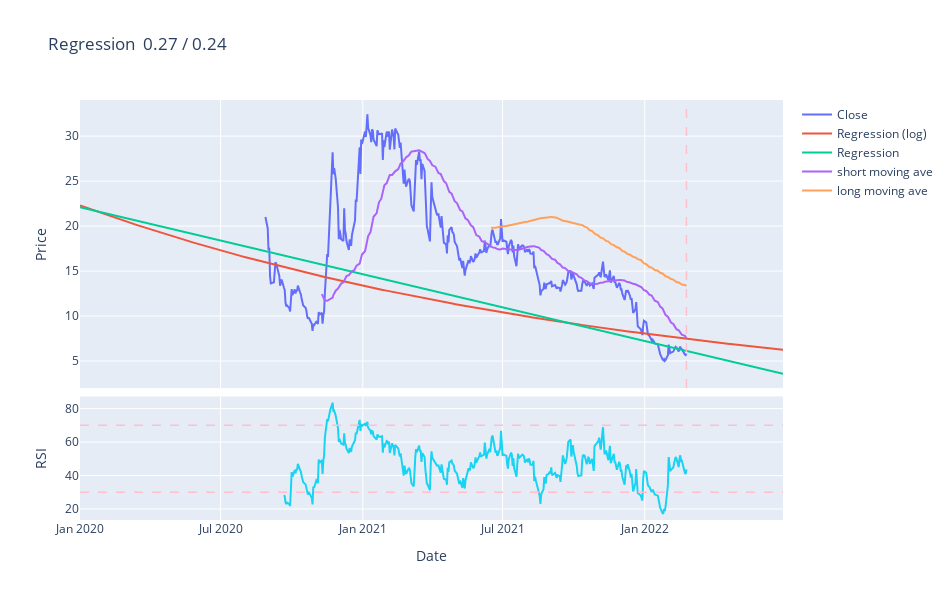

The cell this chart's notebook holds for it:
### Code cell
############### price range ####################
tdy = dt.datetime.today()
stdate = '2020-01-01'
eddate_tr = tdy
eddate_te = tdy

ma_type = 'sma'
preddays = 366  # future for prediction
mapd = (50, 200)  # (short, long) moving average period

# stock prices
stock = yf.Ticker(ticker)
skhist_tr = stock.history(start = stdate, end = eddate_tr).dropna()
skhist_te = stock.history(start = stdate, end = eddate_te).dropna()
skhigh_tr = skhist_tr['High']
sklow_tr = skhist_tr['Low']
skopen_tr = skhist_tr['Open']
skclose_tr = skhist_tr['Close']
skopen_te = skhist_te['Open']
skclose_te = skhist_te['Close']
skgl_te = [(skclose_te[i+1] - skclose_te[i])/skclose_te[i] for i in range(len(skclose_te)-1)]

# moving average
if ma_type == 'sma':
    mashort = sma(price = skclose_te, days = mapd[0])
    malong = sma(price = skclose_te, days = mapd[1])

elif ma_type == 'ema':
    mashort = ema(price = skclose_te, smooth = 2, days = mapd[0])
    malong = ema(price = skclose_te, smooth = 2, days = mapd[1])
    
dr_tr = (skclose_tr - skopen_tr)/skclose_tr
dr_te = (skclose_te - skopen_te)/skclose_te
dates_tr = skhist_tr.index
dates_te = skhist_te.index

# create index for regression
time_tr = np.array((dates_tr - dates_tr[0])/np.timedelta64(1, 'D')).reshape(-1, 1)
time_te = np.array((dates_te - dates_te[0])/np.timedelta64(1, 'D')).reshape(-1, 1)
pred_tm = np.array(range(int(time_te[-1])+1, int(time_te[-1])+preddays)).reshape(-1, 1)
time_pred = np.concatenate((time_te, pred_tm))

# prediction and moving ave time for plot
tm_pred = [dt.date.fromisoformat(stdate) + dt.timedelta(days = int(time_pred[i])) for i in range(len(time_pred))]

# time for short and long moving average
tm_mas = dates_te[mapd[0]:]
tm_mal = dates_te[mapd[1]:]

## regression on log(price)
reg_close_log = LinearRegression().fit(time_tr, np.log(skclose_tr))
close_score1 = np.round(reg_close_log.score(time_tr, np.log(skclose_tr)), 2)
pred_close1 = np.exp(reg_close_log.predict(time_pred))

## regression on price
reg_close = LinearRegression().fit(time_tr, skclose_tr)
close_score2 = np.round(reg_close.score(time_tr, skclose_tr), 2)
pred_close2 = reg_close.predict(time_pred)

## relative strength index
gain_ave1 = np.sum([gl for gl in skgl_te[:14] if gl >= 0])/14
loss_ave1 = np.sum([gl for gl in skgl_te[:14] if gl < 0])/14

skgl_rsi = skgl_te[14:]
gain_aves = [gain_ave1]
loss_aves = [loss_ave1]
for i in range(1, len(skgl_rsi)):
    
    if skgl_rsi[i] >= 0:
        cg = skgl_rsi[i]
        cl = 0
    elif skgl_rsi[i] < 0:
        cg = 0
        cl = skgl_rsi[i]
        
    gain_ave = (gain_aves[i-1]*13 + cg)/14
    gain_aves.append(gain_ave)
    
    loss_ave = (loss_aves[i-1]*13 + cl)/14
    loss_aves.append(loss_ave)

rs = abs(np.array(gain_aves)/np.array(loss_aves))
rsi = 100 - 100/(1 + rs)

## plots
fig = make_subplots(rows=2, cols=1, shared_xaxes=True, vertical_spacing=0.02, row_heights = [0.7, 0.3])

fig.add_trace(go.Scatter(x = dates_te, y = skclose_te, name = 'Close'), row=1, col=1)
fig.add_trace(go.Scatter(x = tm_pred, y = pred_close1, name = 'Regression (log)'), row=1, col=1)
fig.add_trace(go.Scatter(x = tm_pred, y = pred_close2, name = 'Regression'), row=1, col=1)
fig.add_trace(go.Scatter(x = tm_mas, y = mashort, name = 'short moving ave'), row=1, col=1)
fig.add_trace(go.Scatter(x = tm_mal, y = malong, name = 'long moving ave'),row=1, col=1)
fig.add_vline(x = dates_tr[-1], line_width = 1.5, line_dash = 'dash', line_color = 'pink', row=1, col=1)

fig.add_trace(go.Scatter(x = dates_te[15:], y = rsi, showlegend = False), row = 2, col = 1)
fig.add_hline(y = 30, line_width = 1.5, line_dash = 'dash', line_color = 'pink', row=2, col=1)
fig.add_hline(y = 70, line_width = 1.5, line_dash = 'dash', line_color = 'pink', row=2, col=1)

fig['layout']['xaxis2']['title'] = 'Date'
fig['layout']['yaxis']['title']='Price'
fig['layout']['yaxis2']['title']='RSI'
fig.update_layout(title='Regression  '+str(close_score1)+' / '+str(close_score2), width = 950, height = 600)
fig.show()

### Figure 1 — Plotly figure (JSON) as saved in the notebook; plotly's stock layout.template omitted (floating-point values rounded to 4 significant figures; data arrays with more than 128 entries replaced by an {"elided": "..."} marker saying what was removed)
{"data": [{"name": "Close", "type": "scatter", "x": {"elided": "376 str values"}, "xaxis": "x", "y": {"elided": "376 float values"}, "yaxis": "y"}, {"name": "Regression (log)", "type": "scatter", "x": {"elided": "741 str values"}, "xaxis": "x", "y": {"elided": "741 float values"}, "yaxis": "y"}, {"name": "Regression", "type": "scatter", "x": {"elided": "741 str values"}, "xaxis": "x", "y": {"elided": "741 float values"}, "yaxis": "y"}, {"name": "short moving ave", "type": "scatter", "x": {"elided": "326 str values"}, "xaxis": "x", "y": {"elided": "327 float values"}, "yaxis": "y"}, {"name": "long moving ave", "type": "scatter", "x": {"elided": "176 str values"}, "xaxis": "x", "y": {"elided": "177 float values"}, "yaxis": "y"}, {"showlegend": false, "type": "scatter", "x": {"elided": "361 str values"}, "xaxis": "x2", "y": {"elided": "361 float values"}, "yaxis": "y2"}], "layout": {"height": 600, "shapes": [{"line": {"color": "pink", "dash": "dash", "width": 1.5}, "type": "line", "x0": "2022-02-24T00:00:00", "x1": "2022-02-24T00:00:00", "xref": "x", "y0": 0, "y1": 1, "yref": "y domain"}, {"line": {"color": "pink", "dash": "dash", "width": 1.5}, "type": "line", "x0": 0, "x1": 1, "xref": "x2 domain", "y0": 30, "y1": 30, "yref": "y2"}, {"line": {"color": "pink", "dash": "dash", "width": 1.5}, "type": "line", "x0": 0, "x1": 1, "xref": "x2 domain", "y0": 70, "y1": 70, "yref": "y2"}], "title": {"text": "Regression  0.27 / 0.24"}, "width": 950, "xaxis": {"anchor": "y", "autorange": true, "domain": [0, 1], "matches": "x2", "range": ["2020-01-01", "2022-06-29"], "showticklabels": false, "type": "date"}, "xaxis2": {"anchor": "y2", "autorange": true, "domain": [0, 1], "range": ["2020-01-01", "2022-06-29"], "title": {"text": "Date"}, "type": "date"}, "yaxis": {"anchor": "x", "autorange": true, "domain": [0.314, 1], "range": [1.988, 34.01], "title": {"text": "Price"}, "type": "linear"}, "yaxis2": {"anchor": "x2", "autorange": true, "domain": [0, 0.294], "range": [13.43, 87.24], "title": {"text": "RSI"}, "type": "linear"}}}
